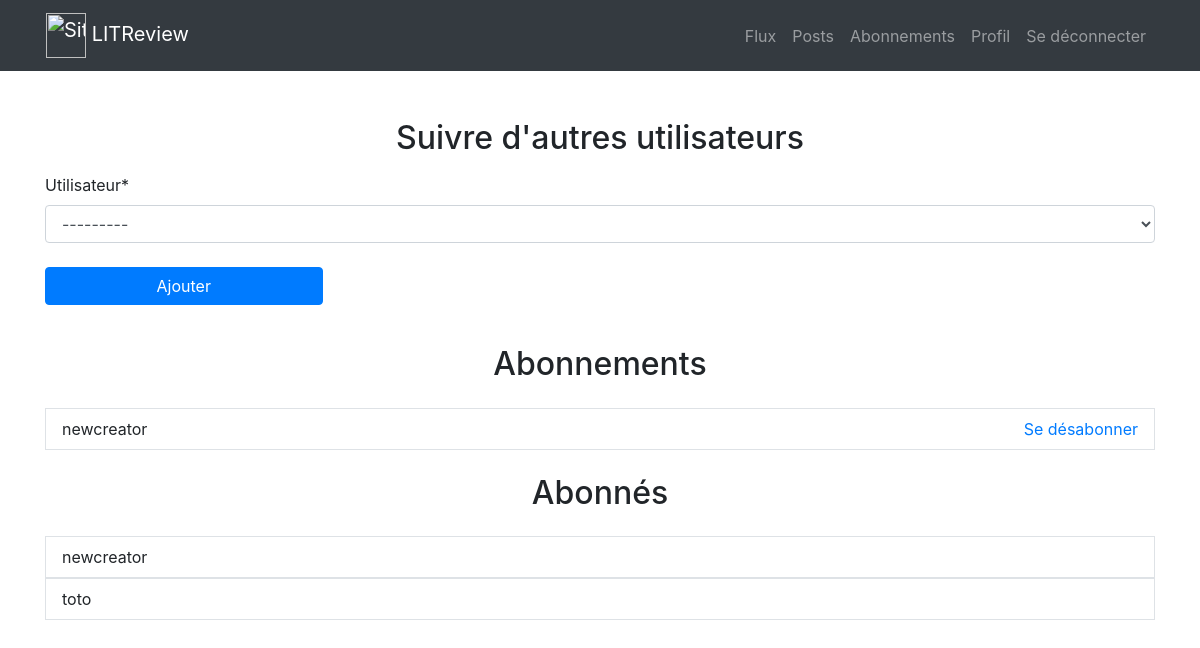
Page /subscriptions/ (signed in) on the earlier database version.
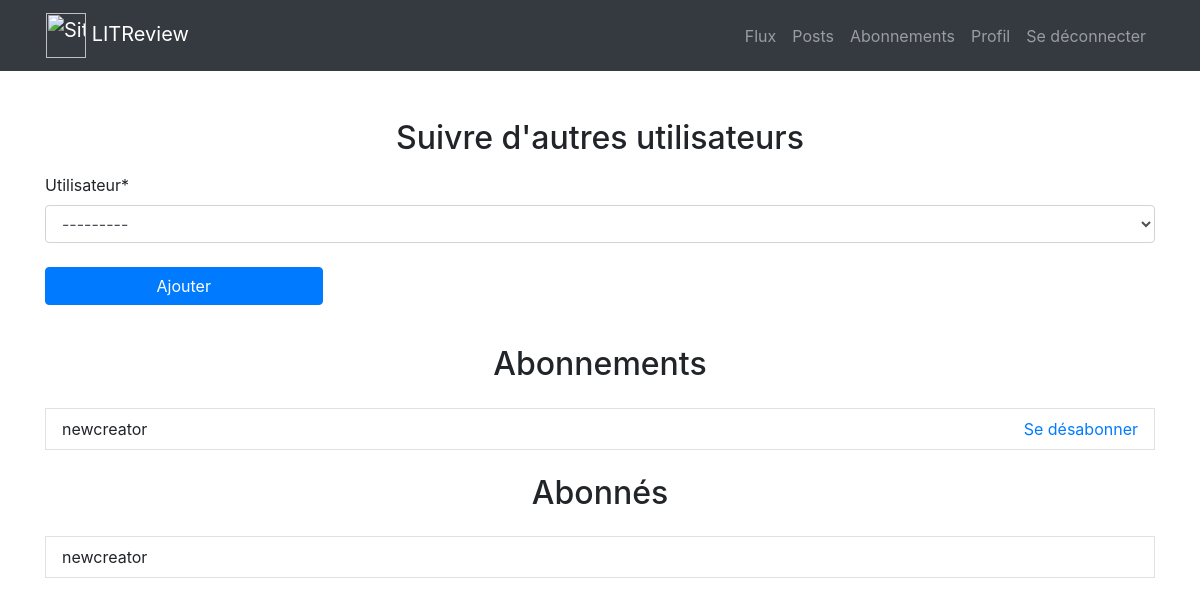
Same page on the later database version.
### apps/subscriptions/models.py (models this page shows)
class UserFollows(models.Model):
    user = models.ForeignKey(
        to=settings.AUTH_USER_MODEL, on_delete=models.CASCADE, related_name="following"
    )
    followed_user = models.ForeignKey(
        to=settings.AUTH_USER_MODEL,
        on_delete=models.CASCADE,
        related_name="followed_by",
        verbose_name="Utilisateur",
    )
    class Meta:
        unique_together = (
            "user",
            "followed_user",
        )
        verbose_name = "Abonné"

### apps/accounts/models.py (models this page shows)
class CustomUser(AbstractUser):
    pass

### apps/subscriptions/views.py (the view, shortened to what this page needs)
# urls.py: path("", SubscriptionCreate.as_view(), name="followers"),
@method_decorator(login_required, name='dispatch')
class SubscriptionCreate(CreateView):
    template_name = "subscriptions/followers.html"
    success_url = reverse_lazy("subscriptions:followers")
    form_class = SubscriptionForm
    def get_form_kwargs(self):
        kwargs = super(SubscriptionCreate, self).get_form_kwargs()
        kwargs['user'] = self.request.user
        return kwargs
    def get_context_data(self, **kwargs):
        context = super(SubscriptionCreate, self).get_context_data(**kwargs)
        subscriptions = UserFollows.objects.filter(user=self.request.user)
        followed_subscriptions = UserFollows.objects.filter(followed_user=self.request.user)
        context['subscriptions'] = subscriptions
        context['followed_subscriptions'] = followed_subscriptions
        return context

### apps/subscriptions/forms.py
class SubscriptionForm(forms.ModelForm):
    class Meta:
        model = UserFollows
        fields = ['followed_user']
    def __init__(self, *args, **kwargs):
        user = kwargs.pop('user')
        super(SubscriptionForm, self).__init__(*args, **kwargs)
        self.fields['followed_user'].queryset = (
            CustomUser.objects.exclude(
                Q(username=user) |
                Q(id__in=(user_id for user_id in
                          list(
                              UserFollows.objects.filter(user__username=user).values_list("followed_user", flat=True)
                          )))))

### apps/subscriptions/templates/subscriptions/followers.html (shortened to what this page needs)
{% extends 'base.html' %}
{% load crispy_forms_tags %}
{% block content %}
<div class="container h-100">
    <h2 class="text-center mb-3 mt-5">Suivre d'autres utilisateurs</h2>
    <div class="row align-items-center justify-content-center">
        <div class="col">
            <form method="POST">
                {{ form|crispy }}
                <button type="submit" class="btn btn-primary w-25 mt-2">Ajouter</button>
            </form>
        </div>
    </div>
    {% include "subscriptions/partials/following_snippet.html" with subscriptions=subscriptions %}
    {% include "subscriptions/partials/followed_by_snippet.html" with followed_subscriptions=followed_subscriptions %}
</div>
{% endblock %}

### apps/subscriptions/templates/subscriptions/partials/following_snippet.html
<h2 class="text-center my-4">Abonnements</h2>
{% for subscription in subscriptions %}
<div class="row py-2 px-3 border no-gutters justify-content-between">
    <div class="col-6">
        <p class="my-0">{{ subscription.followed_user.username }}</p>
    </div>
    <div class="col-6 text-right">
        <a href="{% url 'subscriptions:followers-delete' subscription.id %}">Se désabonner</a>
    </div>
</div>
{% endfor %}

### apps/subscriptions/templates/subscriptions/partials/followed_by_snippet.html
<h2 class="text-center my-4">Abonnés</h2>
{% for subscription in followed_subscriptions %}
<div class="row py-2 px-3 border no-gutters">
    <div class="col">
        <p class="my-0">{{ subscription.user.username }}</p>
    </div>
</div>
{% endfor %}

Differences in the rows shown:
removed UserFollows: user.username "toto", shown under "Abonnés"
